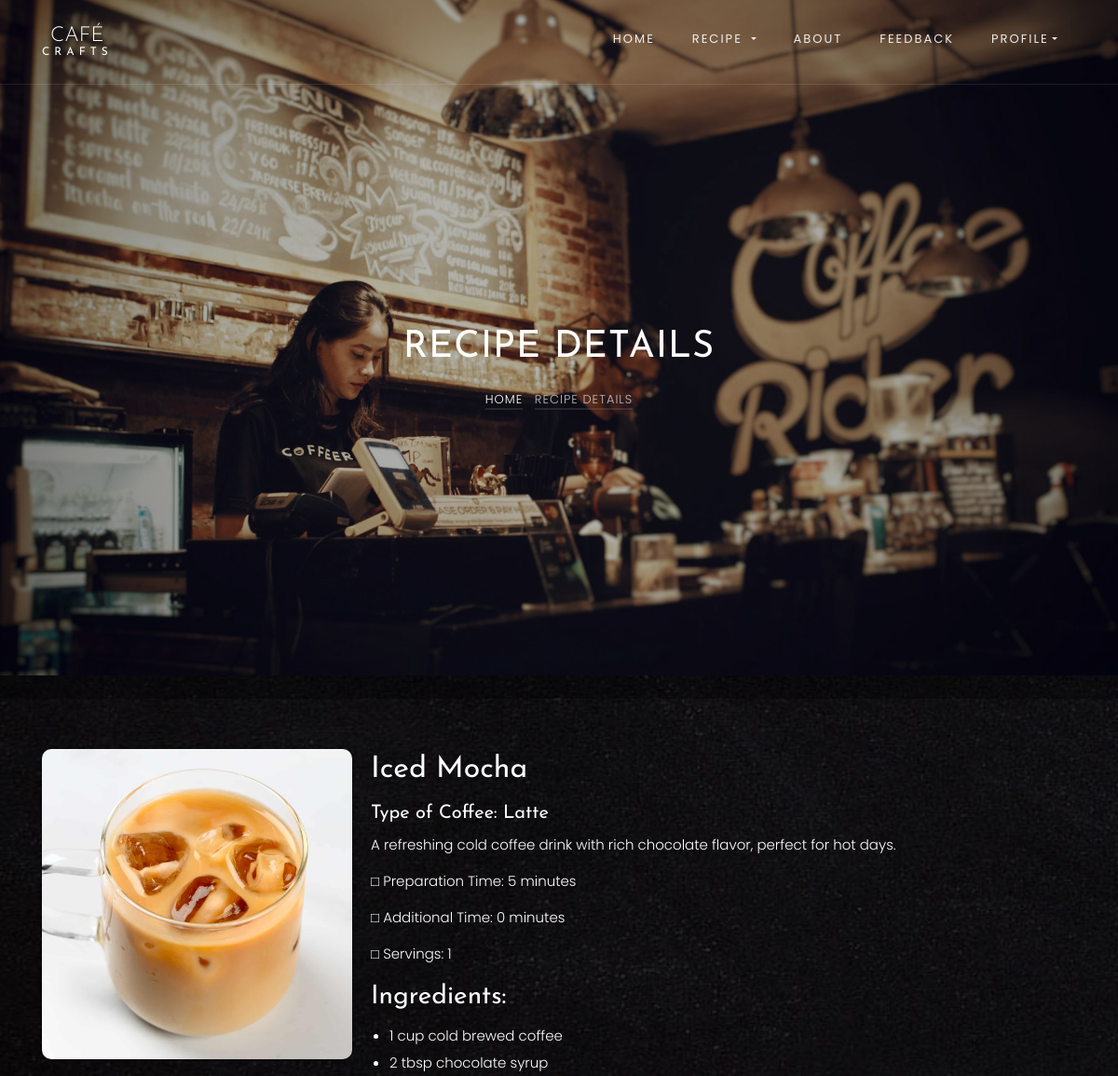
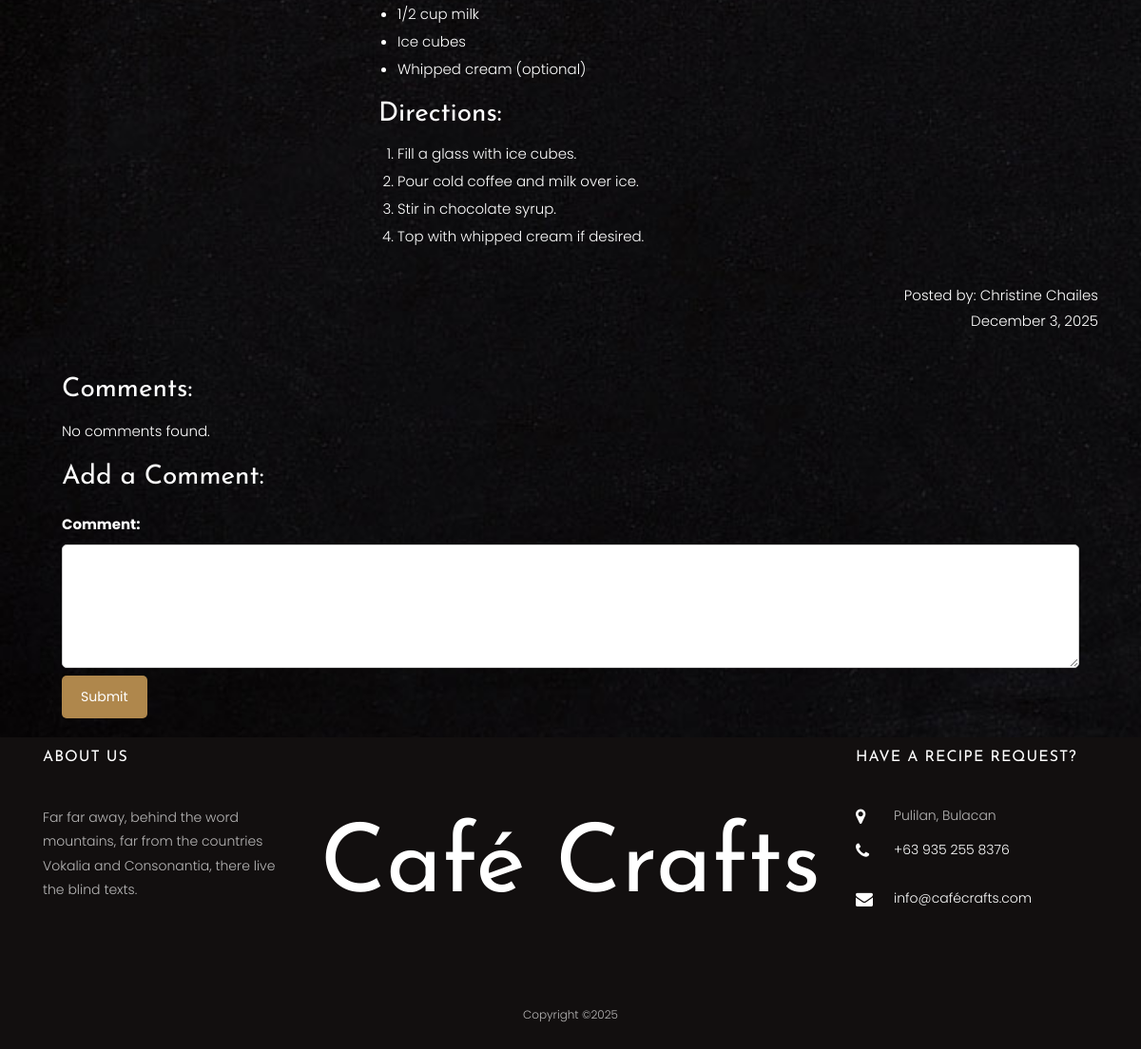
The page /coffee_details.php?id=6 on the database its author committed (2 pictures, top to bottom).
### tables this page shows
CREATE TABLE `coffee_items` (
  `id` int(11) NOT NULL,
  `name` varchar(100) NOT NULL,
  `description` text NOT NULL,
  `category` varchar(20) NOT NULL,
  `image_url` varchar(255) NOT NULL,
  `added_by` varchar(255) DEFAULT NULL,
  `preparation_time_value` int(11) DEFAULT NULL,
  `preparation_time_unit` varchar(20) DEFAULT NULL,
  `cook_time_value` int(11) DEFAULT NULL,
  `cook_time_unit` varchar(20) DEFAULT NULL,
  `servings` int(11) NOT NULL,
  `status` varchar(10) NOT NULL DEFAULT 'pending',
  `coffeecateg` varchar(50) DEFAULT NULL
);

CREATE TABLE `ingredients` (
  `id` int(11) NOT NULL,
  `coffee_id` int(11) NOT NULL,
  `ingredient` varchar(255) NOT NULL
);

CREATE TABLE `directions` (
  `id` int(11) NOT NULL,
  `coffee_id` int(11) DEFAULT NULL,
  `step` text DEFAULT NULL
);

### coffee_details.php (the view, shortened to what this page needs)
<!DOCTYPE html>
<html lang="en">
  <head>
    <link rel="stylesheet" href="css/open-iconic-bootstrap.min.css">
    <link rel="stylesheet" href="css/animate.css">
    <link rel="stylesheet" href="css/owl.carousel.min.css">
    <link rel="stylesheet" href="css/owl.theme.default.min.css">
    <link rel="stylesheet" href="css/magnific-popup.css">
    <link rel="stylesheet" href="css/aos.css">
    <link rel="stylesheet" href="css/ionicons.min.css">
    <link rel="stylesheet" href="css/bootstrap-datepicker.css">
    <link rel="stylesheet" href="css/jquery.timepicker.css">
    <link rel="stylesheet" href="css/flaticon.css">
    <link rel="stylesheet" href="css/icomoon.css">
    <link rel="stylesheet" href="css/style.css">
  </head>
  <body>
    <nav class="navbar navbar-expand-lg navbar-dark ftco_navbar bg-dark ftco-navbar-light" id="ftco-navbar">
        <div class="container">
          <a class="navbar-brand" href="login.html">Café<small>Crafts</small></a>
          <div class="collapse navbar-collapse" id="ftco-nav">
            <ul class="navbar-nav ml-auto">
                <li class="nav-item"><a href="login.html" class="nav-link">Home</a></li>
                <div class="collapse navbar-collapse" id="ftco-nav">
                        <ul class="navbar-nav ml-auto">
                    <li class="nav-item dropdown">
                <a class="nav-link dropdown-toggle" href="#" id="navbarDropdown" role="button" data-toggle="dropdown" aria-haspopup="true" aria-expanded="false">
                    Recipe
                </a>
                <div class="dropdown-menu" aria-labelledby="navbarDropdown">
                    <a class="dropdown-item" href="add_recipe.php">Add a Recipe</a>           <li class="nav-item"><a href="about.html" class="nav-link">About</a></li>
              <li class="nav-item"><a href="feedback.html" class="nav-link">Feedback</a></li>
                    <div class="collapse navbar-collapse" id="ftco-nav">
                        <ul class="navbar-nav ml-auto">
                    <li class="nav-item dropdown">
                <a class="nav-link dropdown-toggle" href="#" id="navbarDropdown" role="button" data-toggle="dropdown" aria-haspopup="true" aria-expanded="false">
                    Profile</a>
                    </li>
            </ul>
          </div>
          </div>
      </nav>
    <section class="home-slider owl-carousel">
      <div class="slider-item" style="background-image: url(images/bg_3.jpg);" data-stellar-background-ratio="0.5">
        <div class="overlay"></div>
        <div class="container">
          <div class="row slider-text justify-content-center align-items-center">
            <div class="col-md-7 col-sm-12 text-center ftco-animate">
                <h1 class="mb-3 mt-5 bread">Recipe Details</h1>
                <p class="breadcrumbs"><span class="mr-2"><a href="index.html">Home</a></span> <span>Recipe Details</span></p>
            </div>
          </div>
        </div>
      </div>
    </section>
    <div class="container">
        <?php
        include('db.php');
        if (isset($_GET['id'])) {
            $id = mysqli_real_escape_string($conn, $_GET['id']);
            $sql = "SELECT c.*, u.firstname
                    FROM coffee_items c
                    LEFT JOIN users u ON c.added_by = u.id
                    WHERE c.id = '$id'";
            $result = mysqli_query($conn, $sql);
            if (mysqli_num_rows($result) == 1) {
                $row = mysqli_fetch_assoc($result);
                ?>
                <br>
                <br>
                <div class="coffee-details">
                    <img src="<?php echo $row['image_url']; ?>" alt="<?php echo $row['name']; ?>">
                    <div class="description">
                        <h2><?php echo $row['name']; ?></h2>
                        <h4>Type of Coffee: <?php echo $row['coffeecateg']; ?></h4>
                        <p><?php echo $row['description']; ?></p>
                        <div class="time">
                    <p>&#9633; Preparation Time: <?php echo $row['preparation_time_value'] . ' ' . $row['preparation_time_unit']; ?></p>
                    <p>&#9633; Additional Time: <?php echo $row['cook_time_value'] . ' ' . $row['cook_time_unit']; ?></p>
                    <p>&#9633; Servings: <?php echo $row['servings']; ?></p>
                </div>
                        <h3>Ingredients:</h3>
                        <ul>
                            <?php
                            $ingredients_sql = "SELECT * FROM ingredients WHERE coffee_id = '$id'";
                            $ingredients_result = mysqli_query($conn, $ingredients_sql);
                            if (mysqli_num_rows($ingredients_result) > 0) {
                                while ($ingredient_row = mysqli_fetch_assoc($ingredients_result)) {
                                    echo "<li>" . $ingredient_row['ingredient'] . "</li>";
                                }
                            } else {
                                echo "<li>No ingredients found.</li>";
                            }
                            ?>
                        </ul>
                        <h3>Directions:</h3>
                        <ol>
                            <?php
                            $directions_sql = "SELECT * FROM directions WHERE coffee_id = '$id'";
                            $directions_result = mysqli_query($conn, $directions_sql);
                            if (mysqli_num_rows($directions_result) > 0) {
                                while ($direction_row = mysqli_fetch_assoc($directions_result)) {
                                    echo "<li>" . $direction_row['step'] . "</li>";
                                }
                            } else {
                                echo "<li>No directions found.</li>";
                            }
                            ?>
                        </ol>
                    </div>
                </div>
                <div class="added-by">
                 <p>Posted by: <?php echo $row['added_by']; ?><br>
                    <?php echo date("F j, Y"); ?></p>
                </div>
            <div class="comment-section">
                <h3>Comments:</h3>
                <div id="comments-container">
                    <?php
                    $comments_sql = "SELECT * FROM comments WHERE coffee_id = '$id'";
                    $comments_result = mysqli_query($conn, $comments_sql);
                    if (mysqli_num_rows($comments_result) > 0) {
                        while ($comment_row = mysqli_fetch_assoc($comments_result)) {
                            echo "<div class='comment'>";
                            echo "<p> " . $comment_row['email'] . "</p>";
                            echo "<p> " . $comment_row['comment'] . "</p>";
                            echo "</div>";
                        }
                    } else {
                        echo "<p>No comments found.</p>";
                    }
                    ?>
                </div>
<h3>Add a Comment:</h3>
<form id="comment-form">
    <label for="comment">Comment:</label><br>
    <textarea id="comment" name="comment" rows="4" required></textarea><br>
    <button type="submit">Submit</button>
</form>
            </div>
            <?php
        } else {
            echo "Coffee item not found.";
        }
    } else {
        echo "Invalid request. Please provide a valid coffee ID.";
    }
    ?>
</div>
    <footer class="ftco-footer ftco-section img" style="padding-top: 10px; padding-bottom: 10px;">
    <div class="container" style="padding-left: 15px; padding-right: 15px;">
        <div class="row">
            <div class="col-lg-3 col-md-6">
                <div class="ftco-footer-widget mb-2">
                    <h2 class="ftco-heading-2">About Us</h2>
                    <p style="font-size: 14px;">Far far away, behind the word mountains, far from the countries Vokalia and Consonantia, there live the blind texts.</p>
                    <div class="social d-flex justify-content-center">
                        <ul class="ftco-footer-social list-unstyled mt-2">
                        </ul>
                    </div>
                </div>
            </div>
            <div class="foottitle col-lg-6">
                <br>
                <br>
                <h1 style="font-size: 100px;">Café Crafts</h1>
            </div>
            <div class="col-lg-3 col-md-6">
                <div class="ftco-footer-widget mb-2">
                    <h2 class="ftco-heading-2">Have a Recipe Request?</h2>
                    <div class="block-23 mb-2">
                        <ul style="font-size: 14px;">
                            <li><span class="icon icon-map-marker"></span><span class="text">Pulilan, Bulacan</span></li>
                            <li><a href="#"><span class="icon icon-phone"></span><span class="text">+63 935 255 8376</span></a></li>
                            <li><a href="#"><span class="icon icon-envelope"></span><span class="text">info@cafécrafts.com</span></a></li>
                        </ul>
                    </div>
                </div>
            </div>
        </div>
        <div class="row">
            <div class="col-md-12 text-center">
                <p style="font-size: 12px;">Copyright &copy;<script>document.write(new Date().getFullYear());</script></p>
            </div>
        </div>
    </div>
</footer>
  </body>
</html>

### css/icomoon.css (style rules this page uses)
[class^="icon-"], [class*=" icon-"] { font-family: 'icomoon' !important; speak: none; font-style: normal; font-weight: normal; font-variant: normal; text-transform: none; line-height: 1; -webkit-font-smoothing: antialiased; -moz-osx-font-smoothing: grayscale; }
.icon-map-marker:before { content: "\f041"; }
.icon-phone:before { content: "\f095"; }
.icon-envelope:before { content: "\f0e0"; }

### coffee_details.php (style rules this page uses)
.coffee-details { display: flex; flex-wrap: wrap; align-items: flex-start; margin-bottom: 20px; }
.coffee-details img { width: 30%; max-width: 400px; height: auto; margin-right: 20px; border-radius: 10px; box-shadow: 0 0 5px rgba(0, 0, 0, 0.2); }
.description { flex: 1; }
.description h2, .description h3 { margin: 0 0 10px; color: white; }
.description h4 { font-size: 20px; }
.description p { margin: 0 0 15px; line-height: 1.6; }
.time { color: white; }
.added-by p { text-align: right; }
ul, ol { margin: 10px 0; padding-left: 20px; }
li { margin-bottom: 5px; line-height: 1.6; color: white; }
p { color: white; }
.comment-section { padding: 20px; background-color:transparent; margin-top: 20px; }
.comment-section h3 { color: white; }
#comments-container { margin-top: 10px; }
#comment-form { margin-top: 15px; }
#comment-form label { font-weight: bold; color: white; }
#comment-form textarea { width: 100%; padding: 10px; border: 1px solid #cccccc; border-radius: 5px; font-family: Arial, sans-serif; }
#comment-form button { background-color: #af874c; color: #ffffff; border: none; border-radius: 5px; padding: 10px 20px; font-size: 14px; cursor: pointer; }

### rows shown on the page
coffee_items: image_url (picture), name "Iced Mocha", coffeecateg "Latte", description "A refreshing cold coffee drink with rich chocolate flavor, perfect for hot days.", preparation_time_value "5", preparation_time_unit "minutes", cook_time_value "0", cook_time_unit "minutes", servings "1", added_by "Christine Chailes"
ingredients: ingredient "1 cup cold brewed coffee"
ingredients: ingredient "2 tbsp chocolate syrup"
ingredients: ingredient "1/2 cup milk"
ingredients: ingredient "Ice cubes"
ingredients: ingredient "Whipped cream (optional)"
directions: step "Fill a glass with ice cubes."
directions: step "Pour cold coffee and milk over ice."
directions: step "Stir in chocolate syrup."
directions: step "Top with whipped cream if desired."
